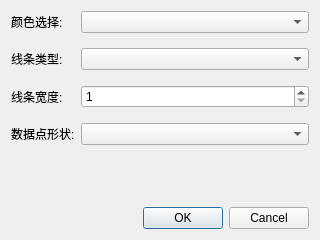
<?xml version="1.0" encoding="UTF-8"?>
<ui version="4.0">
 <class>StyleSelectorDialog</class>
 <widget class="QDialog" name="StyleSelectorDialog">
  <property name="geometry">
   <rect>
    <x>0</x>
    <y>0</y>
    <width>320</width>
    <height>240</height>
   </rect>
  </property>
  <property name="windowTitle">
   <string>样式设置</string>
  </property>
  <layout class="QVBoxLayout" name="verticalLayout">
   <item>
    <layout class="QFormLayout" name="formLayout">
     <property name="verticalSpacing">
      <number>15</number>
     </property>
     <item row="0" column="0">
      <widget class="QLabel" name="label_Color">
       <property name="text">
        <string>颜色选择:</string>
       </property>
      </widget>
     </item>
     <item row="0" column="1">
      <widget class="QComboBox" name="comboColor">
       <property name="iconSize">
        <size>
         <width>16</width>
         <height>16</height>
        </size>
       </property>
      </widget>
     </item>
     <item row="1" column="0">
      <widget class="QLabel" name="label_LineStyle">
       <property name="text">
        <string>线条类型:</string>
       </property>
      </widget>
     </item>
     <item row="1" column="1">
      <widget class="QComboBox" name="comboLineStyle"/>
     </item>
     <item row="2" column="0">
      <widget class="QLabel" name="label_Width">
       <property name="text">
        <string>线条宽度:</string>
       </property>
      </widget>
     </item>
     <item row="2" column="1">
      <widget class="QSpinBox" name="spinWidth">
       <property name="minimum">
        <number>1</number>
       </property>
       <property name="maximum">
        <number>20</number>
       </property>
      </widget>
     </item>
     <item row="3" column="0">
      <widget class="QLabel" name="label_Shape">
       <property name="text">
        <string>数据点形状:</string>
       </property>
      </widget>
     </item>
     <item row="3" column="1">
      <widget class="QComboBox" name="comboShape"/>
     </item>
    </layout>
   </item>
   <item>
    <spacer name="verticalSpacer">
     <property name="orientation">
      <enum>Qt::Vertical</enum>
     </property>
     <property name="sizeHint" stdset="0">
      <size>
       <width>20</width>
       <height>40</height>
      </size>
     </property>
    </spacer>
   </item>
   <item>
    <widget class="QDialogButtonBox" name="buttonBox">
     <property name="orientation">
      <enum>Qt::Horizontal</enum>
     </property>
     <property name="standardButtons">
      <set>QDialogButtonBox::Cancel|QDialogButtonBox::Ok</set>
     </property>
    </widget>
   </item>
  </layout>
 </widget>
 <resources/>
 <connections>
  <connection>
   <sender>buttonBox</sender>
   <signal>accepted()</signal>
   <receiver>StyleSelectorDialog</receiver>
   <slot>accept()</slot>
  </connection>
  <connection>
   <sender>buttonBox</sender>
   <signal>rejected()</signal>
   <receiver>StyleSelectorDialog</receiver>
   <slot>reject()</slot>
  </connection>
 </connections>
</ui>
